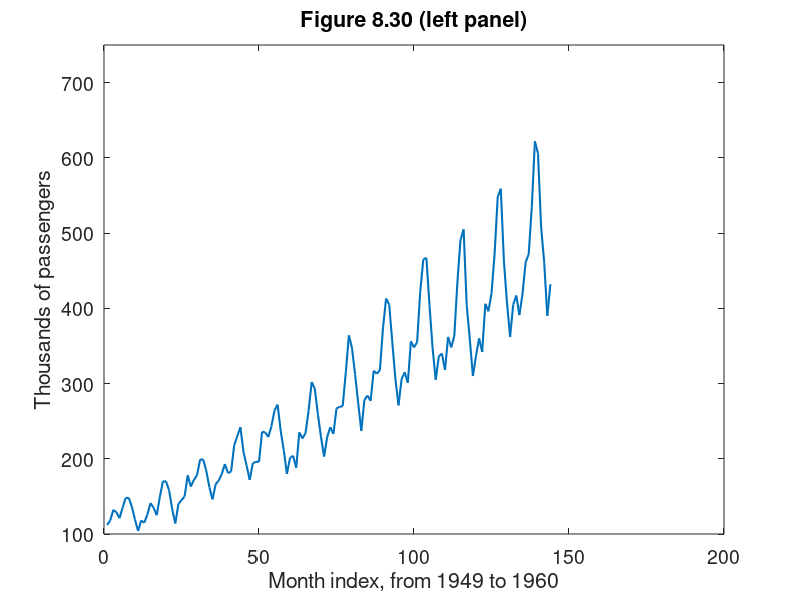
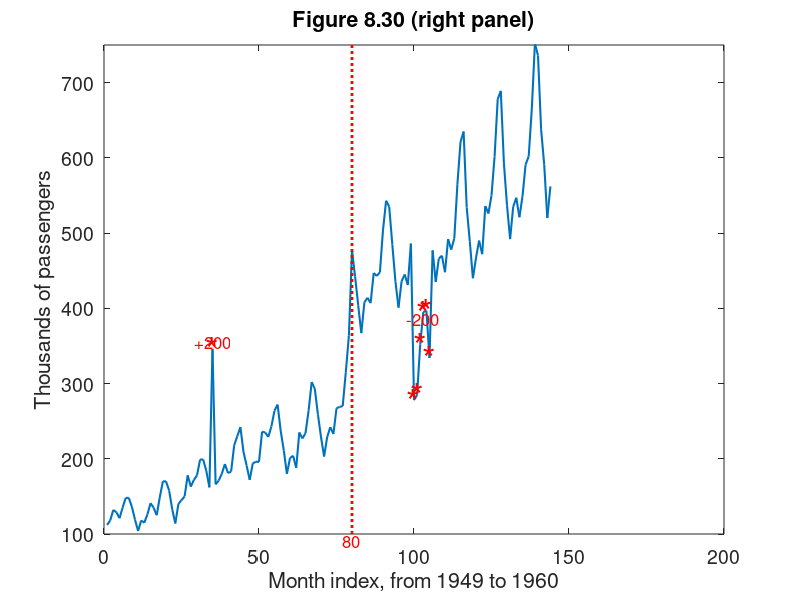

Reproduce these figures in MATLAB, in order. (Note: this script raises an error after producing the figures.)
%% Robust monitoring of time series
% This file creates Figures 8.30-8.32.

%% Beginning of code
close all; clear;
prin=0;
rng(12345);

%% load data

% airline data
airlines = ...
    [112  115  145  171  196  204  242  284  315  340  360  417    % Jan
    118  126  150  180  196  188  233  277  301  318  342  391    % Feb
    132  141  178  193  236  235  267  317  356  362  406  419    % Mar
    129  135  163  181  235  227  269  313  348  348  396  461    % Apr
    121  125  172  183  229  234  270  318  355  363  420  472    % May
    135  149  178  218  243  264  315  374  422  435  472  535    % Jun
    148  170  199  230  264  302  364  413  465  491  548  622    % Jul
    148  170  199  242  272  293  347  405  467  505  559  606    % Aug
    136  158  184  209  237  259  312  355  404  404  463  508    % Sep
    119  133  162  191  211  229  274  306  347  359  407  461    % Oct
    104  114  146  172  180  203  237  271  305  310  362  390    % Nov
    118  140  166  194  201  229  278  306  336  337  405  432 ]; % Dec
airlines=(airlines(:));


%%  Preapre input for  Figure 8.30

% contaminate the data as done in the book
airlinesLS=airlines;
LSpos = 80; UPpos = 35; DOWNpos = 100:105;
airlinesLS(LSpos:end)=airlinesLS(LSpos:end)+130;
airlinesLS(DOWNpos)=airlinesLS(DOWNpos)-200;
airlinesLS(UPpos)=airlinesLS(UPpos)+200;

%% Create left panel of Figure 8.30
% figure generation
figure;
fs=14;
plot(airlines,'Linewidth',1.5);
xlabel('Month index, from 1949 to 1960','FontSize',fs);
ylabel('Thousands of passengers','FontSize',fs);
set(gca,'FontSize',fs)
ylim([100 750])
if prin ==1
    print -depsc ch8_ts_airline
else
    set(gcf,'Name', 'Figure 8.30 (left panel)');
    title('Figure 8.30 (left panel)')
end

%% Create right panel of Figure 8.30
figure;
plot(airlinesLS,'Linewidth',1.5);
ylim([100 750])
hold on
yl = ylim; yaxlim = [yl(1) ; yl(2)];
line(LSpos*ones(2,1) , yaxlim , 'LineStyle' , ':' , 'LineWidth' , 2 , 'Color' , 'r');
text(LSpos , yaxlim(1) , num2str(LSpos) , 'Color' , 'r','FontSize',12 , 'HorizontalAlignment' , 'Center' , 'VerticalAlignment' ,  'Top');
text(UPpos , airlinesLS(UPpos) , ['+' num2str(200)] , 'Color' , 'r','FontSize',12, 'HorizontalAlignment' , 'Center', 'VerticalAlignment','Bottom');
text(UPpos   , airlinesLS(UPpos)   , '*' , 'Color' , 'r','FontSize',25, 'HorizontalAlignment' , 'Center');
text(DOWNpos , airlinesLS(DOWNpos) , '*' , 'Color' , 'r','FontSize',25, 'HorizontalAlignment' , 'Center');
text(round(median(DOWNpos)) , airlinesLS(round(median(DOWNpos))) , ['-' num2str(200)] , 'Color' , 'r','FontSize',12, 'HorizontalAlignment' , 'Center', 'VerticalAlignment','Top');
%text(DOWNpos , airlinesLS(DOWNpos) , ['-' num2str(200)] , 'Color' , 'r','FontSize',12, 'HorizontalAlignment' , 'Center', 'VerticalAlignment','Top');
%numpar = {'model parameters:' , 'A=1, B=2, G=1, $\delta_1=0$'};
%title(gca,'Airline data','FontSize',20);
xlabel('Month index, from 1949 to 1960','FontSize',fs);
ylabel('Thousands of passengers','FontSize',fs);
set(gca,'FontSize',fs)

if prin ==1
    print -depsc ch8_ts_airline_LScont
else
    set(gcf,'Name', 'Figure 8.30 (right panel)');
    title('Figure 8.30 (right panel)')
end

%% Preapre input for Figure 8.31
% the model
model           = struct;
model.trend     = 1;
model.seasonal  = 102;
model.s         = 12;
model.lshift    = LSpos-10:LSpos+10;


Y = airlinesLS;
titl = 'Airline data';
nT = length(Y);

%% Create top left panel of  Figure 8.31
% The default value for h is 75 per cent of the data, i.e. 'h',round(nT*0.75)
% This corresponds to a 25% breakdown point.
outLTS = LTSts(Y,'model',model,'plots',1,'conflev',0.99,'msg',0,'dispresults',true);
title(findobj(gcf,'Tag','LTSts:ts'),[titl ' - LTS with conflev=0.99 and bdp=25%'] );
if prin ==1
    print -depsc ch8_ts_airline_LTS
else
    set(gcf,'Name', 'Figure 8.31 (top left panel)');
    sgtitle('Figure 8.31 (top left panel)')
end
drawnow

%% Create top right panel of Figure 8.31
% this is LTsts with 5% bdp
outLTS05 = LTSts(Y,'model',model,'plots',1,'bdp',0.05,'conflev',0.99,'msg',0,'dispresults',true);
title(findobj(gcf,'Tag','LTSts:ts'),[titl ' - LTS with conflev=0.99 and bdp=5%'] );
if prin ==1
    print -depsc ch8_ts_airline_LTS_bdp05.eps
else
    set(gcf,'Name', 'Figure 8.31 (top right panel)');
    sgtitle('Figure 8.31 (top right panel)')
end
drawnow


%% Create bottom left panel of  Figure 8.31
% wedgeplot for the LTSts

% the wedgeplot with the time series, the detected outliers and level shift
wedgeplot(outLTS,'titl',titl);
xlim([0,150])
if prin ==1
    print -depsc ch8_ts_airline_LTS_wedge.eps
else
    title('Figure 8.31 (bottom left panel)')
    set(gcf,"Name",'Figure 8.31 (bottom left panel)')
end

%% Create bottom right panel of  Figure 8.31
% the wedgeplot with the time series, the detected outliers and level shift
wedgeplot(outLTS05,'titl',titl);
xlim([0,150])
if prin ==1
    print -depsc ch8_ts_airline_LTS_wedge_bdp05.eps
else
    title('Figure 8.31 (bottom right panel)')
    set(gcf,"Name",'Figure 8.31 (bottom right panel)')
end

%% Create Figure 8.32
% FS with default 0.99 conflev
outFSR = FSRts(Y,'model',model,'init',25,'plots',1,'msg',0);
title(findobj(gcf,'Tag','FSRts:ts'),[titl ' - FSR with default conflev (0.99)']);

pl_yX=findobj(0, 'type', 'figure','tag','fsr_yXplot');
close(pl_yX)

plres=findobj(0, 'type', 'figure','tag','pl_res');
figure(plres(end))
if prin ==1
    print -depsc  ch8_ts_airline_FS.eps
else
    sgtitle('Figure 8.32 (left panel)')
    set(gcf,"Name",'Figure 8.32 (left panel)')
end

aa=findobj(0, 'type', 'figure','tag','pl_fsr');
figure(aa(end))
if prin ==1
    print -depsc  ch8_ts_airline_FS_mdr.eps
else
    title('Figure 8.32 (right panel)')
    set(gcf,"Name",'Figure 8.32 (right panel)')
end
%InsideREADME